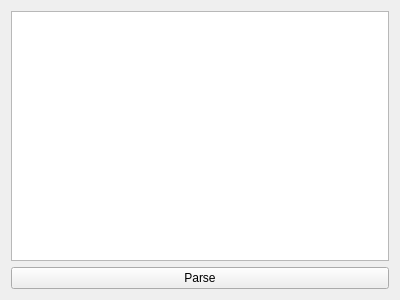
<?xml version="1.0" encoding="UTF-8"?>
<ui version="4.0">
 <class>MainWidget</class>
 <widget class="QWidget" name="MainWidget">
  <property name="geometry">
   <rect>
    <x>0</x>
    <y>0</y>
    <width>400</width>
    <height>300</height>
   </rect>
  </property>
  <property name="windowTitle">
   <string>MainWidget</string>
  </property>
  <layout class="QGridLayout" name="gridLayout">
   <item row="0" column="0">
    <widget class="QTextEdit" name="textEdit"/>
   </item>
   <item row="1" column="0">
    <widget class="QPushButton" name="pushButton">
     <property name="text">
      <string>Parse</string>
     </property>
    </widget>
   </item>
  </layout>
 </widget>
 <layoutdefault spacing="6" margin="11"/>
 <resources/>
 <connections/>
</ui>
